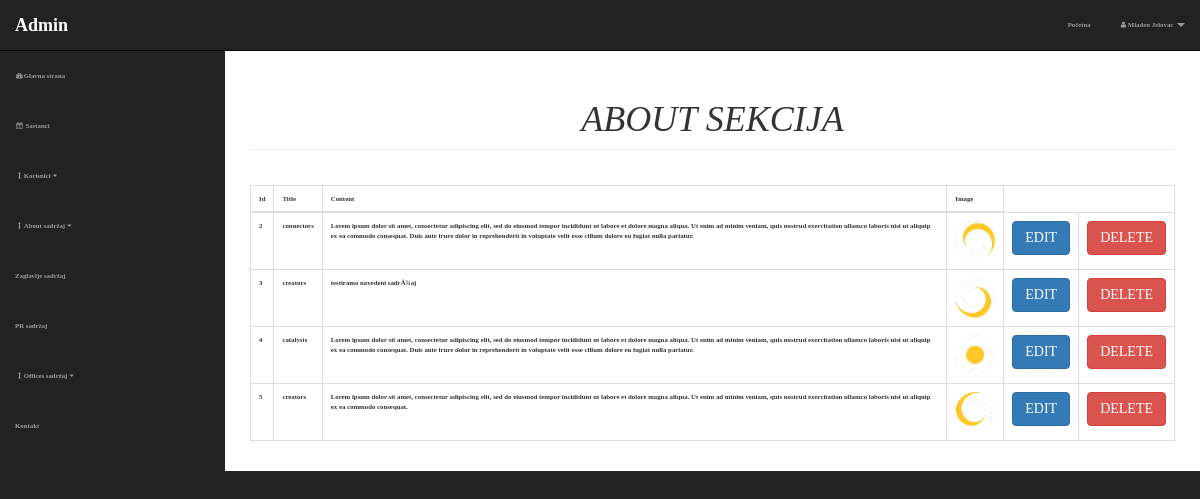
Screenshot of /admin/about_column.php (signed in) with the database file from the repository.
### tables this page shows
CREATE TABLE `about_columns` (
  `about_column_id` int(3) NOT NULL,
  `about_column_title` varchar(255) NOT NULL,
  `about_column_content` varchar(1200) NOT NULL,
  `about_column_image` text NOT NULL
);

### admin/includes/view-about_columns.php (the view, shortened to what this page needs)
<table class="table table-bordered table-hover printit" style="margin-top: 35px !important;">
                        <thead>
                             <th>Id</th>
                             <th>Title</th>
                             <th>Content</th>
                             <th>Image</th>
                        </thead>
                        <tbody>
                             <?php
                                     $query = "select * from about_columns";
                                     $select = mysqli_query($connection, $query);
                                     while($row = mysqli_fetch_assoc($select)){
                                       $about_column_id = $row['about_column_id'];
                                       $about_column_title = $row['about_column_title'];
                                       $about_column_content = $row['about_column_content'];
                                       $about_column_image = $row['about_column_image'];
                                      echo "<tr>";
                                       echo "<td>$about_column_id</td>";
                                       echo "<td>$about_column_title</td>";
                                       echo "<td>$about_column_content</td>";
                                       echo "<td><img height='40' width='40' src='../img/$about_column_image' alt='column_image'></td>";
                                       echo "<td ><a class='btn btn-primary' href='about_column.php?option=edit&aco_id=$about_column_id'>EDIT</a></td>";
                                       echo "<td ><a class='btn btn-danger' onClick=\"return confirm('Da li ste sigurni?')\" href='about_column.php?delete=$about_column_id'>DELETE</a></td>";
                                    echo "</tr>";
                                     }
                                ?>
                       </tbody>
</table>

### admin/css/sb-admin.css (style rules this page uses)
body { margin-top: 100px; background-color: #222; }
@media (min-width:768px) { body { margin-top: 50px; } }

### style/style.css (style rules this page uses)
:root { --color-primary: rgba(31,31,31); --color-secondary: rgba(255,198,39); }
* { padding: 0; margin: 0; box-sizing: border-box; }
body { font-family: 'Montserrat Regular', fira-sans; font-size: 68%; font-weight: bold; }

### admin/includes/header.php (style rules this page uses)
body, .not_shown { visibility: hidden; }
.printit { visibility: visible; }

### rows the page displays
about_columns: about_column_id "2", about_column_title "connectors", about_column_content "Lorem ipsum dolor sit amet, consectetur adipiscing elit, sed do eiusmod tempor incididunt ut labore et dolore magna aliqua. Ut enim ad minim veniam, quis nostrud exercitation ullamco laboris nisi ut aliquip ex ea commodo consequat. Duis aute irure dolor in reprehenderit in voluptate velit esse cillum dolore eu fugiat nulla pariatur.", about_column_image (picture)
about_columns: about_column_id "3", about_column_title "creators", about_column_content "testiramo navedeni sadrÅ¾aj", about_column_image (picture)
about_columns: about_column_id "4", about_column_title "catalysts", about_column_content "Lorem ipsum dolor sit amet, consectetur adipiscing elit, sed do eiusmod tempor incididunt ut labore et dolore magna aliqua. Ut enim ad minim veniam, quis nostrud exercitation ullamco laboris nisi ut aliquip ex ea commodo consequat. Duis aute irure dolor in reprehenderit in voluptate velit esse cillum dolore eu fugiat nulla pariatur.", about_column_image (picture)
about_columns: about_column_id "5", about_column_title "creators", about_column_content "Lorem ipsum dolor sit amet, consectetur adipiscing elit, sed do eiusmod tempor incididunt ut labore et dolore magna aliqua. Ut enim ad minim veniam, quis nostrud exercitation ullamco laboris nisi ut aliquip ex ea commodo consequat.", about_column_image (picture)

### other values shown
$_SESSION['firstname'] "Mladen"
$_SESSION['lastname'] "Jelovac"
